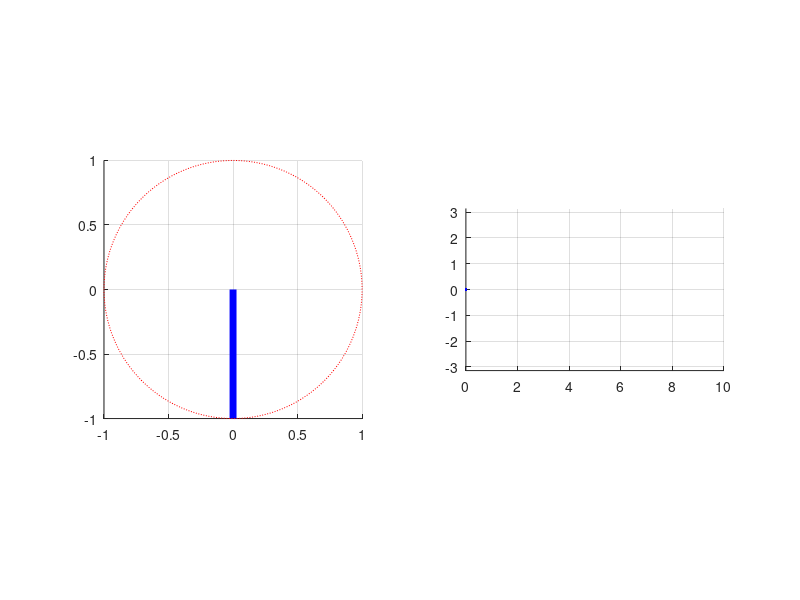

Recreate this plot in MATLAB. (Note: this script raises an error after producing the figure.)
close all
clear all
home
s_time = 0.002; tf = 10;
q = 0; qdot = 0; eint = 0;
global m;
global l;
global g;
global u;
global kf;
m = 1; l = 1; g = 9.806; kf = 0.5; n=1;
hold on
axis([-1.5 1.5 -1.5 1.5]);
grid
x=l*sin(q); Ax = [0, x]; y = -l*cos(q); Ay = [0, y];

figure(1)
subplot(1,2,1);
p = line(Ax,Ay,'LineWidth',[5],'Color','b');
hold on;
grid on;
plot(l*cos(0:0.01:2*pi),l*sin(0:0.01:2*pi),"r:")
daspect([1,1,1])
tt = [0]
th = [0]
subplot(1,2,2);
p2 = line(tt,th,'LineWidth',[1],'Color','b');
hold on;
daspect([1,1,1])
grid on;
axis([0,tf,-pi,pi])

qd = pi/2;

Kcr = 57;
Pcr = 0.8240
Kp = 0.6*57;
Ti = 0.5*Pcr*1.6;
Td = 0.125*Pcr*1.8;
eint = 0;
prev_e = 0;
for i = 0 : s_time : tf
    
e = qd-q;
edot = 0-qdot;
eint = eint+e*s_time;
u = Kp*e+Kp*Td*edot+Kp/Ti*eint;

[t,z] = ode45('pendulum', [0, s_time], [q; qdot]);
index = size(z); q = z(index(1), 1); qdot = z(index(1), 2);
x=l*sin(q);
Ax = [0, x]; 
y = -l*cos(q); 
Ay = [0, y];
n=n+1;
data(n+1,1) = i; data(n+1,2) = q;

if rem(n,10) == 0
subplot(1,2,1);
set(p,'X', Ax, 'Y',Ay)

subplot(1,2,2);
th(end+1) = q;
tt(end+1) = i;
set(p2,'X',tt, 'Y',th)
drawnow;
end
end

plot(data(:,1),data(:,2))
